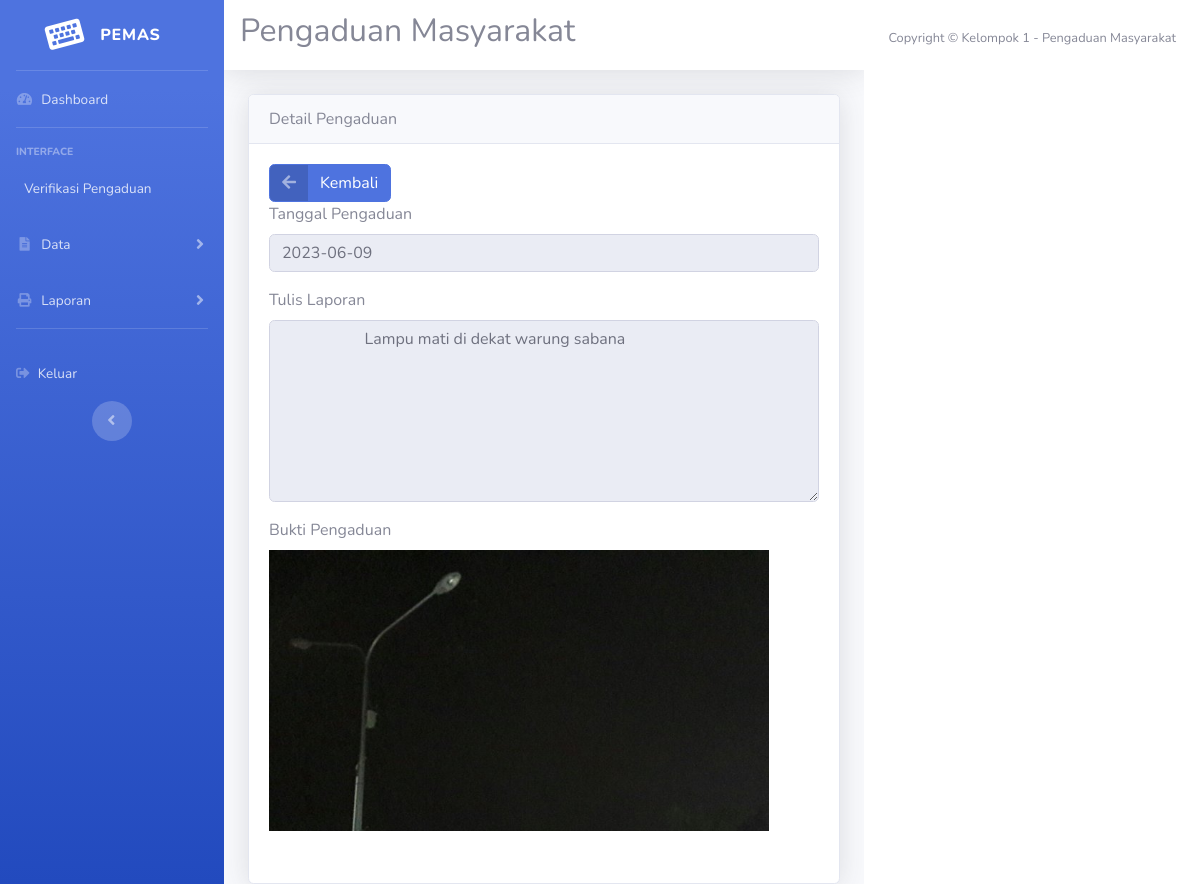
The page /admin/admin.php?url=detail_pengaduan&id=16 (signed in) on the database its author committed.
### tables this page shows
CREATE TABLE `pengaduan` (
  `id_pengaduan` int(11) NOT NULL,
  `tgl_pengaduan` date NOT NULL,
  `nik` char(16) NOT NULL,
  `isi_laporan` text NOT NULL,
  `foto` varchar(255) NOT NULL,
  `status` enum('0','proses','selesai') NOT NULL
);

### admin/detail_pengaduan.php (the view, shortened to what this page needs)
<!DOCTYPE html>
<html lang="en">
<head>
  <link href="../vendor/fontawesome-free/css/all.min.css" rel="stylesheet" type="text/css">
  <link href="../css/sb-admin-2.min.css" rel="stylesheet">
</head>
<body id="page-top">
    <div class="card shadow">
        <div class="card-header">
            Detail Pengaduan
        </div>
        <?php
                $sql = mysql_query("select * from pengaduan where id_pengaduan = '$_GET[id]'");
                $data = mysql_fetch_array($sql);
                if($sql){
                    ?>
        <div class="form-group cols-sm-6">
        <div class="card-body">
        <a href="?url=verifikasi_pengaduan" class="btn btn-primary btn-icon-split">
        <span class="icon text-white-50">
            <i class="fas fa-arrow-left"></i>
        </span>
        <span class="text">Kembali</span>
        </a>
            <form action="" method="post" class="form-horizontal" enctype="multipart/form-data">
                <div class="form-group cols-sm-6">
                    <label for="">Tanggal Pengaduan</label>
                    <input type="text" name="tgl_pengaduan" value="<?php echo $data['tgl_pengaduan'];?>" class="form-control" readonly>
                </div>
                <div class="form-group cols-sm-6">
                    <label for="">Tulis Laporan</label>
                    <textarea name="isi_laporan" cols="30" rows="7" class="form-control" readonly>
                    <?php echo $data['isi_laporan']; ?>
                    </textarea>
                </div>
                <div class="form-group cols-sm-6">
                    <label for="">Bukti Pengaduan</label>
                    <br>
                    <img src="../foto/<?php echo $data['foto']; ?>" width="500px">
                </div>
                <?php
                }
                ?>
            </form>
        </div>
        </div>
        </div>
    </div>
</body>
</html>

### rows shown on the page
pengaduan: tgl_pengaduan "2023-06-09", isi_laporan "Lampu mati di dekat warung sabana", foto (picture)
